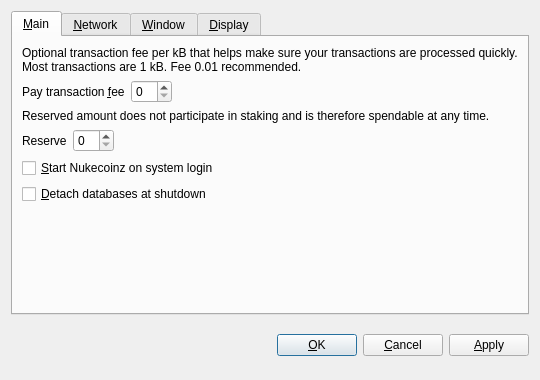
<?xml version="1.0" encoding="UTF-8"?>
<ui version="4.0">
 <class>OptionsDialog</class>
 <widget class="QDialog" name="OptionsDialog">
  <property name="geometry">
   <rect>
    <x>0</x>
    <y>0</y>
    <width>540</width>
    <height>380</height>
   </rect>
  </property>
  <property name="windowTitle">
   <string>Options</string>
  </property>
  <property name="modal">
   <bool>true</bool>
  </property>
  <layout class="QVBoxLayout" name="verticalLayout">
   <item>
    <widget class="QTabWidget" name="tabWidget">
     <property name="tabPosition">
      <enum>QTabWidget::North</enum>
     </property>
     <property name="currentIndex">
      <number>0</number>
     </property>
     <widget class="QWidget" name="tabMain">
      <attribute name="title">
       <string>&amp;Main</string>
      </attribute>
      <layout class="QVBoxLayout" name="verticalLayout_Main">
       <item>
        <widget class="QLabel" name="transactionFeeInfoLabel">
         <property name="text">
          <string>Optional transaction fee per kB that helps make sure your transactions are processed quickly. Most transactions are 1 kB. Fee 0.01 recommended.</string>
         </property>
         <property name="textFormat">
          <enum>Qt::PlainText</enum>
         </property>
         <property name="wordWrap">
          <bool>true</bool>
         </property>
        </widget>
       </item>
       <item>
        <layout class="QHBoxLayout" name="horizontalLayoutFee">
         <item>
          <widget class="QLabel" name="transactionFeeLabel">
           <property name="text">
            <string>Pay transaction &amp;fee</string>
           </property>
           <property name="textFormat">
            <enum>Qt::PlainText</enum>
           </property>
           <property name="buddy">
            <cstring>transactionFee</cstring>
           </property>
          </widget>
         </item>
         <item>
          <widget class="BitcoinAmountField" name="transactionFee"/>
         </item>
         <item>
          <spacer name="horizontalSpacerFee">
           <property name="orientation">
            <enum>Qt::Horizontal</enum>
           </property>
           <property name="sizeHint" stdset="0">
            <size>
             <width>40</width>
             <height>20</height>
            </size>
           </property>
          </spacer>
         </item>
        </layout>
       </item>
       <item>
        <widget class="QLabel" name="reserveBalanceInfoLabel">
         <property name="text">
          <string>Reserved amount does not participate in staking and is therefore spendable at any time.</string>
         </property>
         <property name="textFormat">
          <enum>Qt::PlainText</enum>
         </property>
         <property name="wordWrap">
          <bool>true</bool>
         </property>
        </widget>
       </item>
       <item>
        <layout class="QHBoxLayout" name="horizontalLayoutReserveBalance">
         <item>
          <widget class="QLabel" name="reserveBalanceLabel">
           <property name="text">
            <string>Reserve</string>
           </property>
           <property name="textFormat">
            <enum>Qt::PlainText</enum>
           </property>
           <property name="buddy">
            <cstring>reserveBalance</cstring>
           </property>
          </widget>
         </item>
         <item>
          <widget class="BitcoinAmountField" name="reserveBalance"/>
         </item>
         <item>
          <spacer name="horizontalSpacerReserveBalance">
           <property name="orientation">
            <enum>Qt::Horizontal</enum>
           </property>
           <property name="sizeHint" stdset="0">
            <size>
             <width>40</width>
             <height>20</height>
            </size>
           </property>
          </spacer>
         </item>
        </layout>
       </item>
       <item>
        <widget class="QCheckBox" name="bitcoinAtStartup">
         <property name="toolTip">
          <string>Automatically start Nukecoinz after logging in to the system.</string>
         </property>
         <property name="text">
          <string>&amp;Start Nukecoinz on system login</string>
         </property>
        </widget>
       </item>
       <item>
        <widget class="QCheckBox" name="detachDatabases">
         <property name="toolTip">
          <string>Detach block and address databases at shutdown. This means they can be moved to another data directory, but it slows down shutdown. The wallet is always detached.</string>
         </property>
         <property name="text">
          <string>&amp;Detach databases at shutdown</string>
         </property>
        </widget>
       </item>
       <item>
        <spacer name="verticalSpacer_Main">
         <property name="orientation">
          <enum>Qt::Vertical</enum>
         </property>
         <property name="sizeHint" stdset="0">
          <size>
           <width>20</width>
           <height>40</height>
          </size>
         </property>
        </spacer>
       </item>
      </layout>
     </widget>
     <widget class="QWidget" name="tabNetwork">
      <attribute name="title">
       <string>&amp;Network</string>
      </attribute>
      <layout class="QVBoxLayout" name="verticalLayout_Network">
       <item>
        <widget class="QCheckBox" name="mapPortUpnp">
         <property name="toolTip">
          <string>Automatically open the Nukecoinz client port on the router. This only works when your router supports UPnP and it is enabled.</string>
         </property>
         <property name="text">
          <string>Map port using &amp;UPnP</string>
         </property>
        </widget>
       </item>
       <item>
        <widget class="QCheckBox" name="connectSocks">
         <property name="toolTip">
          <string>Connect to the Nukecoinz network through a SOCKS proxy (e.g. when connecting through Tor).</string>
         </property>
         <property name="text">
          <string>&amp;Connect through SOCKS proxy:</string>
         </property>
        </widget>
       </item>
       <item>
        <layout class="QHBoxLayout" name="horizontalLayout_Network">
         <item>
          <widget class="QLabel" name="proxyIpLabel">
           <property name="text">
            <string>Proxy &amp;IP:</string>
           </property>
           <property name="textFormat">
            <enum>Qt::PlainText</enum>
           </property>
           <property name="buddy">
            <cstring>proxyIp</cstring>
           </property>
          </widget>
         </item>
         <item>
          <widget class="QValidatedLineEdit" name="proxyIp">
           <property name="maximumSize">
            <size>
             <width>140</width>
             <height>16777215</height>
            </size>
           </property>
           <property name="toolTip">
            <string>IP address of the proxy (e.g. 127.0.0.1)</string>
           </property>
          </widget>
         </item>
         <item>
          <widget class="QLabel" name="proxyPortLabel">
           <property name="text">
            <string>&amp;Port:</string>
           </property>
           <property name="textFormat">
            <enum>Qt::PlainText</enum>
           </property>
           <property name="buddy">
            <cstring>proxyPort</cstring>
           </property>
          </widget>
         </item>
         <item>
          <widget class="QLineEdit" name="proxyPort">
           <property name="maximumSize">
            <size>
             <width>55</width>
             <height>16777215</height>
            </size>
           </property>
           <property name="toolTip">
            <string>Port of the proxy (e.g. 9050)</string>
           </property>
          </widget>
         </item>
         <item>
          <widget class="QLabel" name="socksVersionLabel">
           <property name="text">
            <string>SOCKS &amp;Version:</string>
           </property>
           <property name="textFormat">
            <enum>Qt::PlainText</enum>
           </property>
           <property name="buddy">
            <cstring>socksVersion</cstring>
           </property>
          </widget>
         </item>
         <item>
          <widget class="QValueComboBox" name="socksVersion">
           <property name="toolTip">
            <string>SOCKS version of the proxy (e.g. 5)</string>
           </property>
          </widget>
         </item>
         <item>
          <spacer name="horizontalSpacer_Network">
           <property name="orientation">
            <enum>Qt::Horizontal</enum>
           </property>
           <property name="sizeHint" stdset="0">
            <size>
             <width>40</width>
             <height>20</height>
            </size>
           </property>
          </spacer>
         </item>
        </layout>
       </item>
       <item>
        <spacer name="verticalSpacer_Network">
         <property name="orientation">
          <enum>Qt::Vertical</enum>
         </property>
         <property name="sizeHint" stdset="0">
          <size>
           <width>20</width>
           <height>40</height>
          </size>
         </property>
        </spacer>
       </item>
      </layout>
     </widget>
     <widget class="QWidget" name="tabWindow">
      <attribute name="title">
       <string>&amp;Window</string>
      </attribute>
      <layout class="QVBoxLayout" name="verticalLayout_Window">
       <item>
        <widget class="QCheckBox" name="minimizeToTray">
         <property name="toolTip">
          <string>Show only a tray icon after minimizing the window.</string>
         </property>
         <property name="text">
          <string>&amp;Minimize to the tray instead of the taskbar</string>
         </property>
        </widget>
       </item>
       <item>
        <widget class="QCheckBox" name="minimizeOnClose">
         <property name="toolTip">
          <string>Minimize instead of exit the application when the window is closed. When this option is enabled, the application will be closed only after selecting Quit in the menu.</string>
         </property>
         <property name="text">
          <string>M&amp;inimize on close</string>
         </property>
        </widget>
       </item>
       <item>
        <spacer name="verticalSpacer_Window">
         <property name="orientation">
          <enum>Qt::Vertical</enum>
         </property>
         <property name="sizeHint" stdset="0">
          <size>
           <width>20</width>
           <height>40</height>
          </size>
         </property>
        </spacer>
       </item>
      </layout>
     </widget>
     <widget class="QWidget" name="tabDisplay">
      <attribute name="title">
       <string>&amp;Display</string>
      </attribute>
      <layout class="QVBoxLayout" name="verticalLayout_Display">
       <item>
        <layout class="QHBoxLayout" name="horizontalLayout_1_Display">
         <item>
          <widget class="QLabel" name="langLabel">
           <property name="text">
            <string>User Interface &amp;language:</string>
           </property>
           <property name="textFormat">
            <enum>Qt::PlainText</enum>
           </property>
           <property name="buddy">
            <cstring>lang</cstring>
           </property>
          </widget>
         </item>
         <item>
          <widget class="QValueComboBox" name="lang">
           <property name="toolTip">
            <string>The user interface language can be set here. This setting will take effect after restarting Nukecoinz.</string>
           </property>
          </widget>
         </item>
        </layout>
       </item>
       <item>
        <layout class="QHBoxLayout" name="horizontalLayout_2_Display">
         <item>
          <widget class="QLabel" name="unitLabel">
           <property name="text">
            <string>&amp;Unit to show amounts in:</string>
           </property>
           <property name="textFormat">
            <enum>Qt::PlainText</enum>
           </property>
           <property name="buddy">
            <cstring>unit</cstring>
           </property>
          </widget>
         </item>
         <item>
          <widget class="QValueComboBox" name="unit">
           <property name="toolTip">
            <string>Choose the default subdivision unit to show in the interface and when sending coins.</string>
           </property>
          </widget>
         </item>
        </layout>
       </item>
       <item>
        <widget class="QCheckBox" name="displayAddresses">
         <property name="toolTip">
          <string>Whether to show Nukecoinz addresses in the transaction list or not.</string>
         </property>
         <property name="text">
          <string>&amp;Display addresses in transaction list</string>
         </property>
        </widget>
       </item>
       <item>
        <widget class="QCheckBox" name="coinControlFeatures">
         <property name="toolTip">
          <string>Whether to show coin control features or not.</string>
         </property>
         <property name="text">
          <string>Display coin &amp;control features (experts only!)</string>
         </property>
        </widget>
       </item>
       <item>
        <spacer name="verticalSpacer_Display">
         <property name="orientation">
          <enum>Qt::Vertical</enum>
         </property>
         <property name="sizeHint" stdset="0">
          <size>
           <width>20</width>
           <height>40</height>
          </size>
         </property>
        </spacer>
       </item>
      </layout>
     </widget>
    </widget>
   </item>
   <item>
    <layout class="QHBoxLayout" name="horizontalLayout_Buttons">
     <item>
      <spacer name="horizontalSpacer_1">
       <property name="orientation">
        <enum>Qt::Horizontal</enum>
       </property>
       <property name="sizeHint" stdset="0">
        <size>
         <width>40</width>
         <height>48</height>
        </size>
       </property>
      </spacer>
     </item>
     <item>
      <widget class="QLabel" name="statusLabel">
       <property name="font">
        <font>
         <weight>75</weight>
         <bold>true</bold>
        </font>
       </property>
       <property name="text">
        <string/>
       </property>
       <property name="textFormat">
        <enum>Qt::PlainText</enum>
       </property>
       <property name="wordWrap">
        <bool>true</bool>
       </property>
      </widget>
     </item>
     <item>
      <spacer name="horizontalSpacer_2">
       <property name="orientation">
        <enum>Qt::Horizontal</enum>
       </property>
       <property name="sizeHint" stdset="0">
        <size>
         <width>40</width>
         <height>48</height>
        </size>
       </property>
      </spacer>
     </item>
     <item>
      <widget class="QPushButton" name="okButton">
       <property name="text">
        <string>&amp;OK</string>
       </property>
      </widget>
     </item>
     <item>
      <widget class="QPushButton" name="cancelButton">
       <property name="text">
        <string>&amp;Cancel</string>
       </property>
       <property name="autoDefault">
        <bool>false</bool>
       </property>
      </widget>
     </item>
     <item>
      <widget class="QPushButton" name="applyButton">
       <property name="text">
        <string>&amp;Apply</string>
       </property>
       <property name="autoDefault">
        <bool>false</bool>
       </property>
      </widget>
     </item>
    </layout>
   </item>
  </layout>
 </widget>
 <customwidgets>
  <customwidget>
   <class>BitcoinAmountField</class>
   <extends>QSpinBox</extends>
   <header>bitcoinamountfield.h</header>
  </customwidget>
  <customwidget>
   <class>QValueComboBox</class>
   <extends>QComboBox</extends>
   <header>qvaluecombobox.h</header>
  </customwidget>
  <customwidget>
   <class>QValidatedLineEdit</class>
   <extends>QLineEdit</extends>
   <header>qvalidatedlineedit.h</header>
  </customwidget>
 </customwidgets>
 <resources/>
 <connections/>
</ui>
